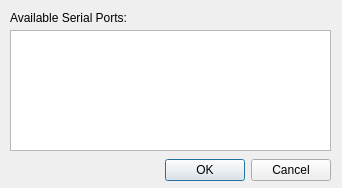
<?xml version="1.0" encoding="UTF-8"?>
<ui version="4.0">
 <class>SerialSelectDialog</class>
 <widget class="QDialog" name="SerialSelectDialog">
  <property name="geometry">
   <rect>
    <x>0</x>
    <y>0</y>
    <width>342</width>
    <height>188</height>
   </rect>
  </property>
  <property name="sizePolicy">
   <sizepolicy hsizetype="Preferred" vsizetype="Preferred">
    <horstretch>0</horstretch>
    <verstretch>0</verstretch>
   </sizepolicy>
  </property>
  <property name="windowTitle">
   <string>Dialog</string>
  </property>
  <widget class="QDialogButtonBox" name="buttonBox">
   <property name="geometry">
    <rect>
     <x>160</x>
     <y>150</y>
     <width>171</width>
     <height>41</height>
    </rect>
   </property>
   <property name="orientation">
    <enum>Qt::Horizontal</enum>
   </property>
   <property name="standardButtons">
    <set>QDialogButtonBox::Cancel|QDialogButtonBox::Ok</set>
   </property>
  </widget>
  <widget class="QListWidget" name="listWidget">
   <property name="geometry">
    <rect>
     <x>10</x>
     <y>30</y>
     <width>321</width>
     <height>121</height>
    </rect>
   </property>
  </widget>
  <widget class="QLabel" name="label">
   <property name="geometry">
    <rect>
     <x>10</x>
     <y>10</y>
     <width>141</width>
     <height>16</height>
    </rect>
   </property>
   <property name="text">
    <string>Available Serial Ports:</string>
   </property>
  </widget>
 </widget>
 <resources/>
 <connections>
  <connection>
   <sender>buttonBox</sender>
   <signal>accepted()</signal>
   <receiver>SerialSelectDialog</receiver>
   <slot>accept()</slot>
   <hints>
    <hint type="sourcelabel">
     <x>248</x>
     <y>254</y>
    </hint>
    <hint type="destinationlabel">
     <x>157</x>
     <y>274</y>
    </hint>
   </hints>
  </connection>
  <connection>
   <sender>buttonBox</sender>
   <signal>rejected()</signal>
   <receiver>SerialSelectDialog</receiver>
   <slot>reject()</slot>
   <hints>
    <hint type="sourcelabel">
     <x>316</x>
     <y>260</y>
    </hint>
    <hint type="destinationlabel">
     <x>286</x>
     <y>274</y>
    </hint>
   </hints>
  </connection>
 </connections>
</ui>
